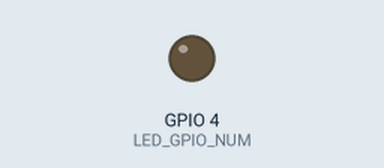
Simulated run of this sketch. Board: ESP32. On the bench: output pins drawn as LEDs (lit = HIGH). WiFi joins after 1.5 s; servers stay silent unless stated; the camera gives no picture; what the sketch prints to the serial monitor is not drawn.

Above: at 0.0 s.
At 1.9 s:
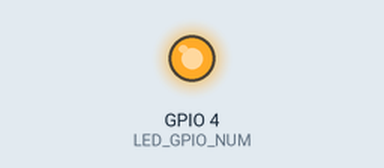
Timing chart, 0 to 3.8 s (numbered marks = the images above):
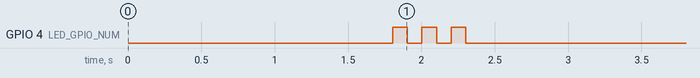

The sketch:

esp32cam.ino
```cpp
#include "esp_camera.h"
#include <WiFi.h>
#include <WebServer.h>

// ── Configuración ──────────────────────────
const char *SSID     = "Galaxy S23 E57C";
const char *PASSWORD = "2ppyahxwjx4g7zu";

// ── Pines AI Thinker ESP32-CAM ─────────────
#define PWDN_GPIO_NUM  32
#define RESET_GPIO_NUM -1
#define XCLK_GPIO_NUM   0
#define SIOD_GPIO_NUM  26
#define SIOC_GPIO_NUM  27
#define Y9_GPIO_NUM    35
#define Y8_GPIO_NUM    34
#define Y7_GPIO_NUM    39
#define Y6_GPIO_NUM    36
#define Y5_GPIO_NUM    21
#define Y4_GPIO_NUM    19
#define Y3_GPIO_NUM    18
#define Y2_GPIO_NUM     5
#define VSYNC_GPIO_NUM 25
#define HREF_GPIO_NUM  23
#define PCLK_GPIO_NUM  22
#define LED_GPIO_NUM    4  // flash LED integrado

WebServer server(80);

// GET /capturar → devuelve un JPEG
void handleCapturar() {
  camera_fb_t* fb = esp_camera_fb_get();
  if (!fb) {
    server.send(500, "text/plain", "Error al capturar");
    return;
  }
  server.sendHeader("Access-Control-Allow-Origin", "*");
  server.send_P(200, "image/jpeg", (const char*)fb->buf, fb->len);
  esp_camera_fb_return(fb);
}

// GET / → estado básico
void handleRoot() {
  String ip = WiFi.localIP().toString();
  server.send(200, "text/plain",
    "ESP32-CAM activa\nEndpoint: http://" + ip + "/capturar");
}

void initCamera() {
  camera_config_t cfg;
  cfg.ledc_channel = LEDC_CHANNEL_0;
  cfg.ledc_timer   = LEDC_TIMER_0;
  cfg.pin_d0       = Y2_GPIO_NUM;
  cfg.pin_d1       = Y3_GPIO_NUM;
  cfg.pin_d2       = Y4_GPIO_NUM;
  cfg.pin_d3       = Y5_GPIO_NUM;
  cfg.pin_d4       = Y6_GPIO_NUM;
  cfg.pin_d5       = Y7_GPIO_NUM;
  cfg.pin_d6       = Y8_GPIO_NUM;
  cfg.pin_d7       = Y9_GPIO_NUM;
  cfg.pin_xclk     = XCLK_GPIO_NUM;
  cfg.pin_pclk     = PCLK_GPIO_NUM;
  cfg.pin_vsync    = VSYNC_GPIO_NUM;
  cfg.pin_href     = HREF_GPIO_NUM;
  cfg.pin_sscb_sda = SIOD_GPIO_NUM;
  cfg.pin_sscb_scl = SIOC_GPIO_NUM;
  cfg.pin_pwdn     = PWDN_GPIO_NUM;
  cfg.pin_reset    = RESET_GPIO_NUM;
  cfg.xclk_freq_hz = 20000000;
  cfg.pixel_format = PIXFORMAT_JPEG;

  if (psramFound()) {
    cfg.frame_size   = FRAMESIZE_VGA;  // 640×480
    cfg.jpeg_quality = 10;             // 0–63, menor = mayor calidad
    cfg.fb_count     = 2;
  } else {
    cfg.frame_size   = FRAMESIZE_CIF;  // 400×296
    cfg.jpeg_quality = 12;
    cfg.fb_count     = 1;
  }

  if (esp_camera_init(&cfg) != ESP_OK) {
    Serial.println("Error: no se pudo inicializar la cámara");
    while (true) { delay(1000); }
  }

  // Ajustes opcionales de imagen
  sensor_t* s = esp_camera_sensor_get();
  s->set_brightness(s, 0);    // -2 a 2
  s->set_contrast(s, 0);      // -2 a 2
  s->set_saturation(s, 0);    // -2 a 2
  s->set_whitebal(s, 1);      // auto white balance
  s->set_exposure_ctrl(s, 1); // auto exposición
  s->set_hmirror(s, 0);       // espejo horizontal (1 = activado)
  s->set_vflip(s, 0);         // flip vertical   (1 = activado)
}

void setup() {
  Serial.begin(115200);

  pinMode(LED_GPIO_NUM, OUTPUT);
  digitalWrite(LED_GPIO_NUM, LOW); // LED apagado al inicio

  initCamera();

  WiFi.begin(SSID, PASSWORD);
  Serial.print("Conectando a WiFi");
  while (WiFi.status() != WL_CONNECTED) {
    delay(500);
    Serial.print(".");
  }
  Serial.println("\n=== LISTO ===");
  Serial.print("URL: http://");
  Serial.print(WiFi.localIP());
  Serial.println("/capturar");

  server.on("/",         HTTP_GET, handleRoot);
  server.on("/capturar", HTTP_GET, handleCapturar);
  server.begin();

  // Parpadeo de confirmación
  for (int i = 0; i < 3; i++) {
    digitalWrite(LED_GPIO_NUM, HIGH); delay(100);
    digitalWrite(LED_GPIO_NUM, LOW);  delay(100);
  }
}

void loop() {
  server.handleClient();
}
```
